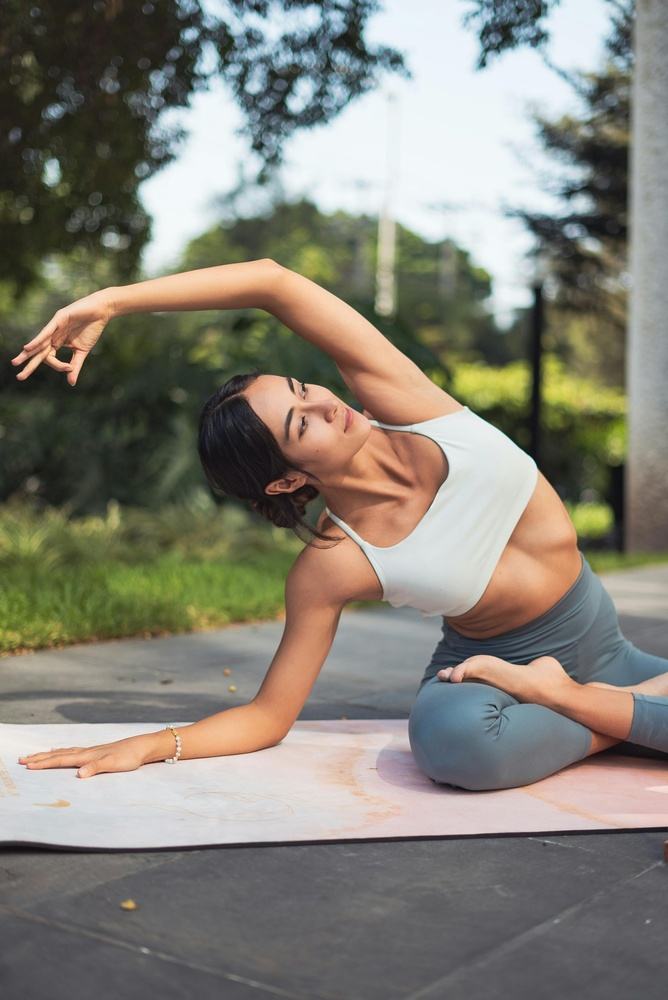
#> input picture data/images/img 1.jpg, 668 x 1000 px, shrunk from 2799 x 4191 before the run
$ python -i pose_extraction_fallback.py   (imports and definitions only)
#> lines starting #> are read from the running program, lines starting #| are printed output that depends on the picture; after the words box and inside, x2 and y2 are one past the last pixel; in counts of white or black regions, pixels touching at a corner belong together
#> further down, picture is the input picture: shape (1000, 668, 3); mean B, G, R 118.7, 129.2, 132.2
"""
Fallback pose extraction without MediaPipe dependency
"""
import cv2
import numpy as np
import pandas as pd

class PoseExtractor:
    """
    Fallback pose extractor that works without MediaPipe
    """
    def __init__(self, static_image_mode=True, model_complexity=2, min_detection_confidence=0.5):
        """Initialize the fallback pose extractor"""
        self.static_image_mode = static_image_mode
        self.model_complexity = model_complexity
        self.min_detection_confidence = min_detection_confidence

    def extract_pose(self, image):
        """
        Extract pose using OpenCV-based analysis as fallback
        """
        try:
            # Convert to RGB
            image_rgb = cv2.cvtColor(image, cv2.COLOR_BGR2RGB)
            height, width = image.shape[:2]
#> height = 1000; width = 668

            # Simple heuristic-based pose analysis
            gray = cv2.cvtColor(image, cv2.COLOR_BGR2GRAY)
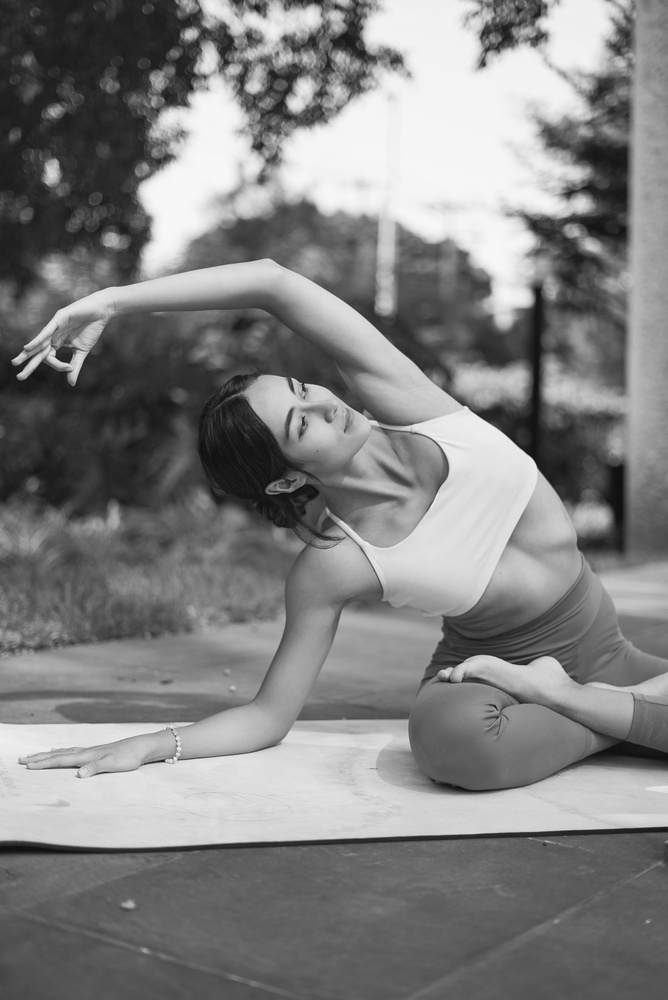
#> gray: shape (1000, 668); min 13, max 248, mean 128.9

            # Edge detection to find human-like shapes
            edges = cv2.Canny(gray, 50, 150)
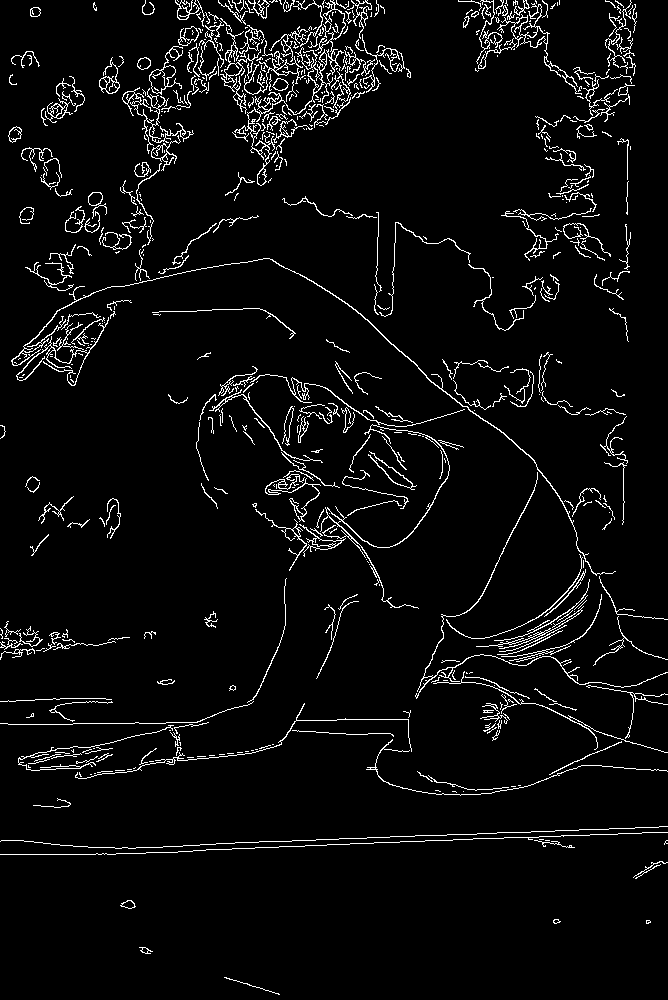
#> edges: shape (1000, 668); 4.6% white in thin lines or dots

            # Find contours that might represent a person
            contours, _ = cv2.findContours(edges, cv2.RETR_EXTERNAL, cv2.CHAIN_APPROX_SIMPLE)
#> contours = 594 contours, 505 with area under 20; largest, box (x1, y1, x2, y2) and area: (149, 46, 183, 95) 466, (234, 49, 333, 186) 450, (11, 258, 616, 576) 348, (497, 3, 582, 95) 320, (220, 27, 261, 114) 315

            # Analyze image characteristics
            brightness = np.mean(gray)
#> brightness = 128.9
            contrast = np.std(gray)
#> contrast = 64

            # Generate synthetic landmarks based on image analysis
            # This simulates MediaPipe's 33 pose landmarks
            landmarks = self._generate_synthetic_landmarks(image, brightness, contrast, len(contours))

            # Create mock results object
            class MockResults:
                def __init__(self, landmarks):
                    self.pose_landmarks = landmarks
                    self.pose_world_landmarks = landmarks

            # Create landmarks DataFrame
            keypoints_list = []
            for i, landmark in enumerate(landmarks.landmark):
                keypoints_list.append({
                    'landmark': i,
                    'name': f'landmark_{i}',
                    'x': landmark.x,
                    'y': landmark.y,
                    'z': landmark.z,
                    'visibility': landmark.visibility
                })

            keypoints_df = pd.DataFrame(keypoints_list)
            results = MockResults(landmarks)

            return results, keypoints_df

        except Exception as e:
            print(f"Error in pose extraction: {e}")
            # Return empty results
            class EmptyResults:
                def __init__(self):
                    self.pose_landmarks = None
                    self.pose_world_landmarks = None

            return EmptyResults(), pd.DataFrame()

    def _generate_synthetic_landmarks(self, image, brightness, contrast, num_contours):
        """Generate synthetic pose landmarks based on image analysis"""
#> called with brightness = 128.9, contrast = 64, num_contours = 594
        height, width = image.shape[:2]
#> height = 1000; width = 668

        # Create 33 synthetic landmarks (MediaPipe standard)
        landmarks = []

        # Base pose centered in image
        center_x, center_y = width // 2, height // 2
#> center_x = 334; center_y = 500

        # Adjust pose based on image characteristics
        pose_variation = (contrast / 100.0) * 0.3  # More contrast = more variation
#> pose_variation = 0.192
        brightness_factor = (brightness / 255.0) * 0.2  # Brightness affects pose
#> brightness_factor = 0.101

        for i in range(33):
            # Generate realistic landmark positions
            if i < 11:  # Face landmarks
                x = center_x + np.random.normal(0, width * 0.1)
                y = center_y - height * 0.3 + np.random.normal(0, height * 0.05)
            elif i < 11 + 11:  # Upper body
                x = center_x + np.random.normal(0, width * 0.2)
                y = center_y + np.random.normal(0, height * 0.2)
            else:  # Lower body
                x = center_x + np.random.normal(0, width * 0.15)
                y = center_y + height * 0.2 + np.random.normal(0, height * 0.3)

            # Apply image-based variations
            x += pose_variation * np.random.normal(0, width * 0.1)
            y += brightness_factor * np.random.normal(0, height * 0.1)

            # Normalize coordinates
            x = max(0, min(1, x / width))
            y = max(0, min(1, y / height))
            z = np.random.normal(0, 0.1)  # Small depth variation

            # Create landmark object
            class MockLandmark:
                def __init__(self, x, y, z):
                    self.x = x
                    self.y = y
                    self.z = z
                    self.visibility = min(1.0, max(0.0, 0.8 + np.random.normal(0, 0.2)))

            landmarks.append(MockLandmark(x, y, z))
#> this loop made 33 passes
#> (x, y) on passes 1 to 12: (0.695, 0.243), (0.593, 0.197), (0.585, 0.209), (0.482, 0.164), (0.728, 0.125), (0.498, 0.199), (0.616, 0.257), (0.32, 0.293), (0.321, 0.193), (0.498, 0.224), (0.417, 0.165), (0.157, 0.593)
#> after the loop, landmarks = 33 items

        # Create landmarks container
        class MockLandmarks:
            def __init__(self, landmarks):
                self.landmark = landmarks
#> self.landmark = 33 items

        return MockLandmarks(landmarks)

    def close(self):
        """Close the pose extractor (no-op for fallback)"""
        pass

>>> import cv2
>>> picture = cv2.imread('../data/images/img 1.jpg')
>>> result = PoseExtractor().extract_pose(picture)
#> the loop in extract_pose, `for i, landmark in enumerate(landmarks.landmark):` made 33 passes
#> in extract_pose, `keypoints_df = pd.DataFrame(keypoints_list)`: keypoints_df = table of 33 rows and 6 columns

$ run again, on data/images/img 2.jpg
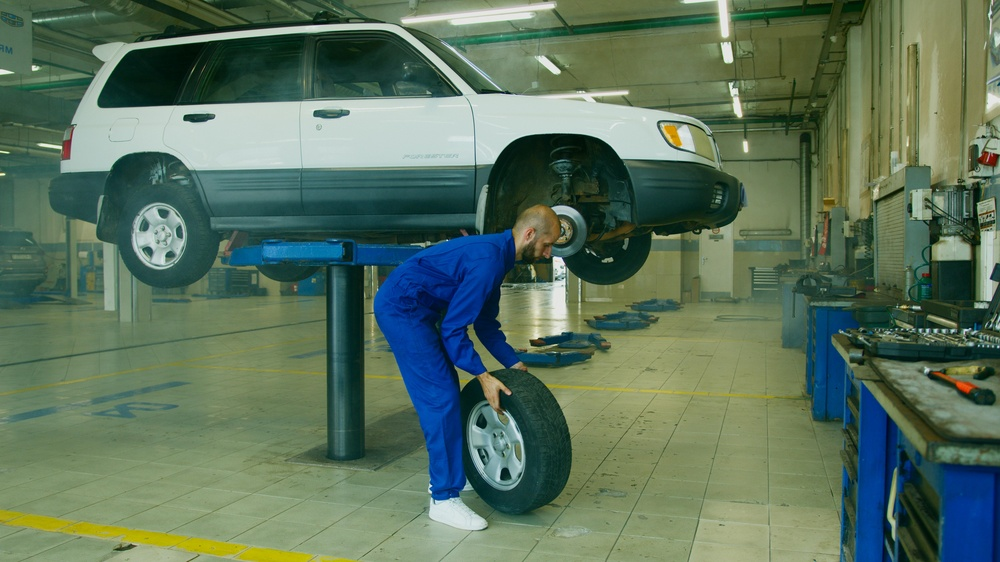
#> input picture data/images/img 2.jpg, 1000 x 562 px, shrunk from 6144 x 3456 before the run
#> picture is the input picture: shape (562, 1000, 3); mean B, G, R 93.6, 114.3, 91.2
#> in extract_pose, `gray = cv2.cvtColor(image, cv2.COLOR_BGR2GRAY)`:
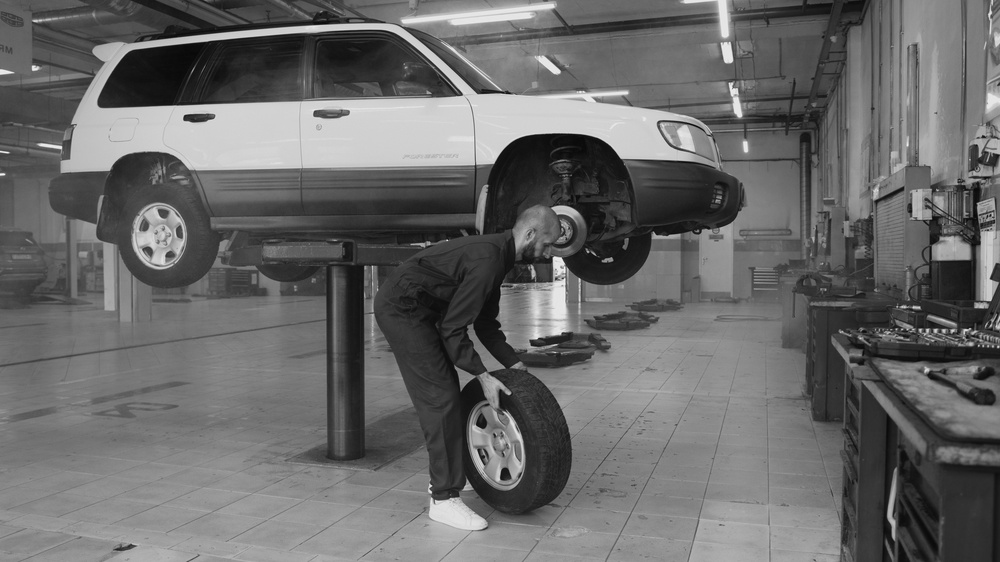
#> gray: shape (562, 1000); min 7, max 245, mean 105
#> in extract_pose, `edges = cv2.Canny(gray, 50, 150)`:
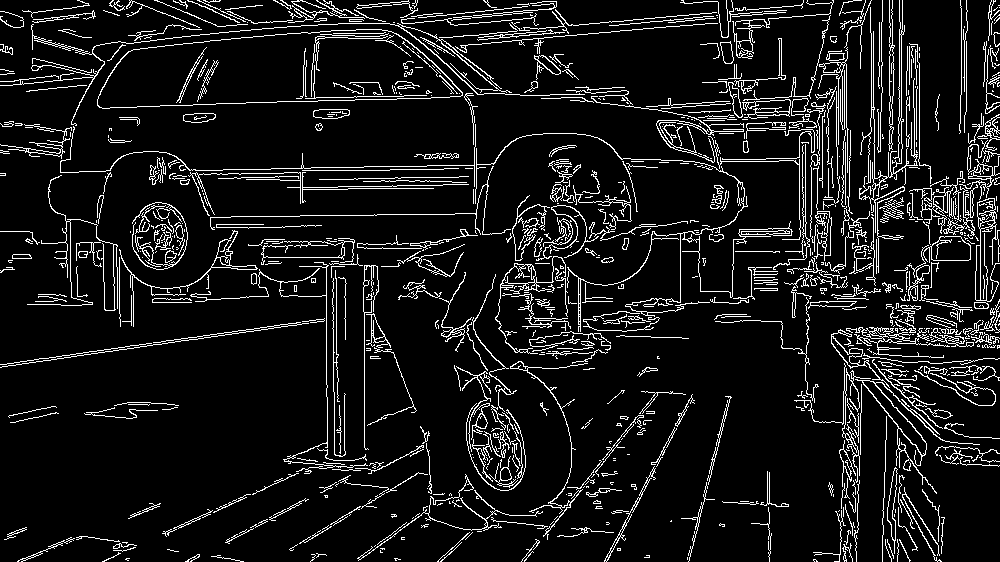
#> edges: shape (562, 1000); 9.3% white in thin lines or dots
#> contours = 795 contours, 654 with area under 20; largest, box (x1, y1, x2, y2) and area: (97, 29, 463, 109) 21088, (855, 379, 980, 494) 1096, (923, 236, 971, 263) 833, (975, 198, 1000, 302) 720, (475, 133, 793, 332) 582
#> brightness = 105
#> contrast = 49.98
#> pose_variation = 0.15
#> brightness_factor = 0.0824
#> the loop in _generate_synthetic_landmarks, `for i in range(33):` made 33 passes
#> (x, y) on passes 1 to 8: (0.691, 0.238), (0.593, 0.196), (0.583, 0.209), (0.493, 0.163), (0.728, 0.126), (0.502, 0.203), (0.617, 0.258), (0.322, 0.294)
#> after the loop in _generate_synthetic_landmarks, `for i in range(33):`: landmarks = 33 items
#> the loop in extract_pose, `for i, landmark in enumerate(landmarks.landmark):` made 33 passes
#> keypoints_df = table of 33 rows and 6 columns

$ run again, on data/images/img 3.jpg
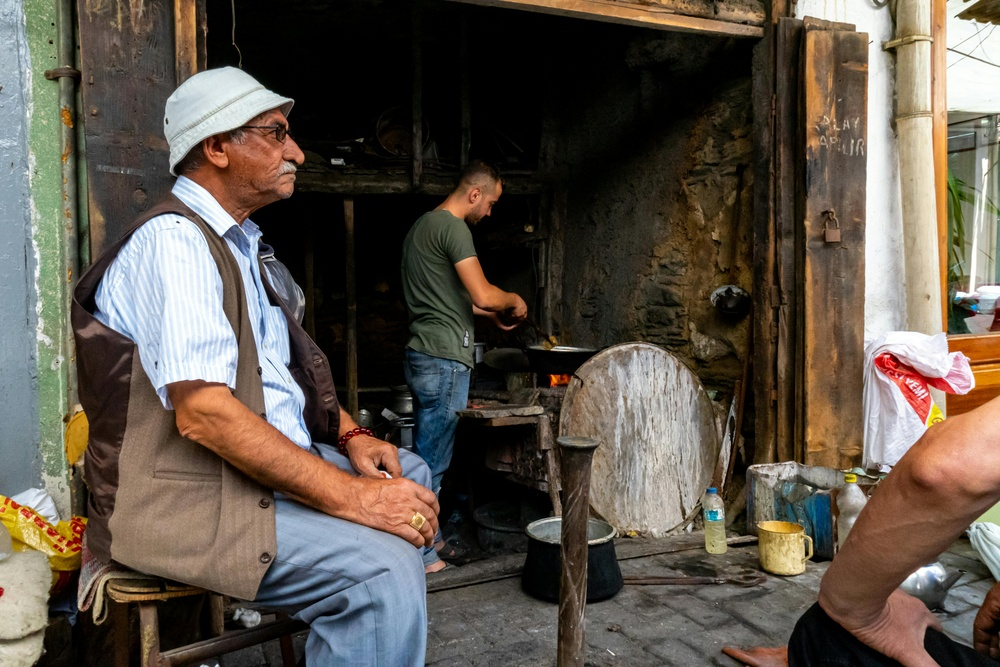
#> input picture data/images/img 3.jpg, 1000 x 667 px, shrunk from 5316 x 3544 before the run
#> picture is the input picture: shape (667, 1000, 3); mean B, G, R 74.3, 84.5, 93.7
#> in extract_pose, `gray = cv2.cvtColor(image, cv2.COLOR_BGR2GRAY)`:
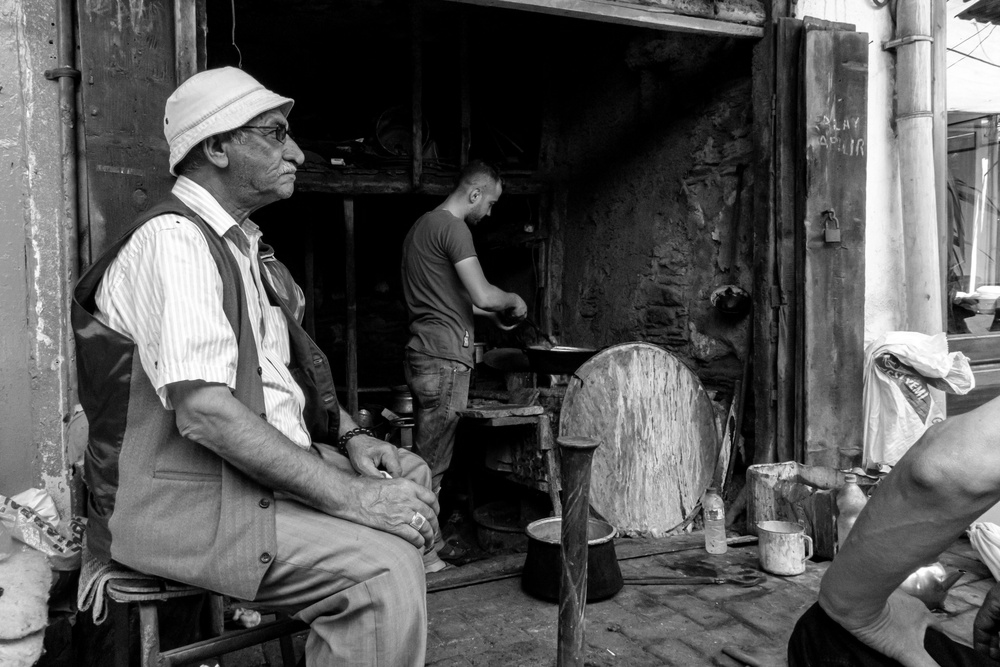
#> gray: shape (667, 1000); min 0, max 255, mean 86.1
#> in extract_pose, `edges = cv2.Canny(gray, 50, 150)`:
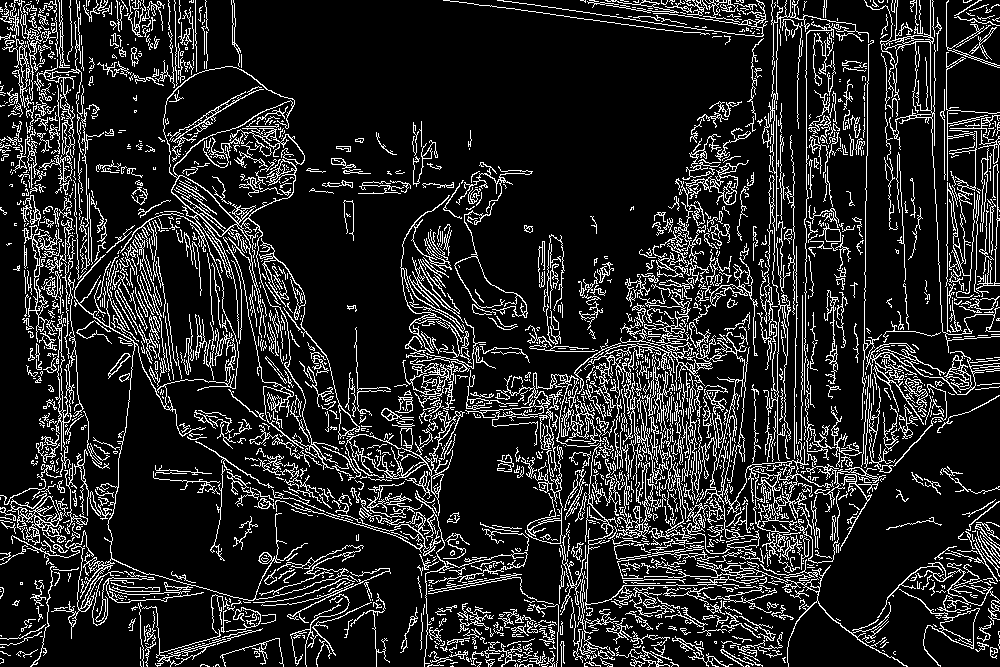
#> edges: shape (667, 1000); 14.7% white in thin lines or dots
#> contours = 2064 contours, 1796 with area under 20; largest, box (x1, y1, x2, y2) and area: (163, 66, 339, 470) 9173, (724, 441, 834, 520) 1586, (11, 213, 358, 639) 990, (899, 589, 980, 667) 891, (7, 493, 66, 545) 832
#> brightness = 86.1
#> contrast = 71.57
#> pose_variation = 0.215
#> brightness_factor = 0.0675
#> the loop in _generate_synthetic_landmarks, `for i in range(33):` made 33 passes
#> (x, y) on passes 1 to 8: (0.697, 0.234), (0.593, 0.194), (0.586, 0.208), (0.476, 0.161), (0.728, 0.125), (0.496, 0.205), (0.615, 0.257), (0.318, 0.294)
#> after the loop in _generate_synthetic_landmarks, `for i in range(33):`: landmarks = 33 items
#> the loop in extract_pose, `for i, landmark in enumerate(landmarks.landmark):` made 33 passes
#> keypoints_df = table of 33 rows and 6 columns
